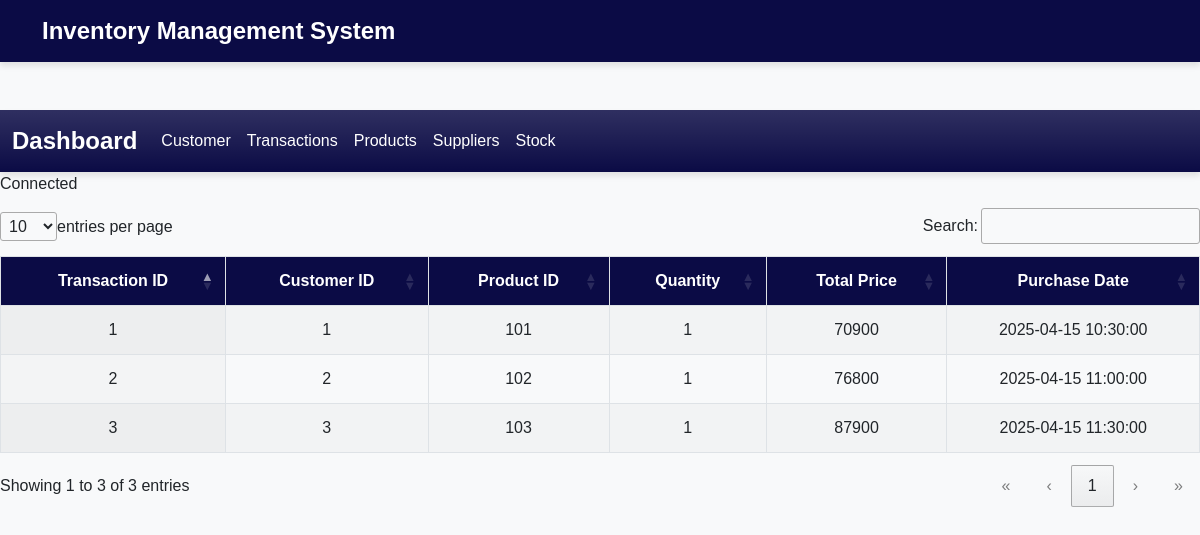
/transaction.php, run on the app's committed database.
### tables this page shows
CREATE TABLE `transactions_table` (
  `transaction_id` int PRIMARY KEY AUTO_INCREMENT,
  `customer_id` int,
  `product_id` int,
  `quantity` int,
  `total_price` decimal,
  `purchase_date` datetime
);

### transaction.php (the view, shortened to what this page needs)
<?php
include "header.php";
include "navbar.php";
$host = 'localhost';
$username =  'root';
$password = '';
$database = 'new-ims';
$conn = '';
try{
  $conn = new mysqli($host, $username, $password, $database);
}catch(mysqli_sql_exception){
  echo"Could not connect to the database";
}
if ($conn){
  echo "Connected";
}
?>
<table id="myTable" class="display">
        <thead>
            <tr>
                <th>Transaction ID</th>
                <th>Customer ID</th>
                <th>Product ID</th>
                <th>Quantity</th>
                <th>Total Price</th>
                <th>Purchase Date</th>
            </tr>
        </thead>
        <tbody>
<?php
    $query = "SELECT transaction_id, customer_id, product_id, quantity, total_price, purchase_date FROM transactions_table";
    $result = $conn->query($query);
    if($result->num_rows > 0 ){
      while($row = $result->fetch_assoc()){
        echo "<tr>";
        echo "<td>" .  htmlspecialchars($row['transaction_id']). "</td>";
        echo "<td>" .  htmlspecialchars($row['customer_id']). "</td>";
        echo "<td>" .  htmlspecialchars($row['product_id']). "</td>";
        echo "<td>" .  htmlspecialchars($row['quantity']). "</td>";
        echo "<td>" .  htmlspecialchars($row['total_price']) . "</td>";
        echo "<td>" .  htmlspecialchars($row['purchase_date']). "</td>";
      }
    }else {
      echo "<tr> <td colspan = '6'>No data found </td> </tr>";
    }
?>
        </tbody>
    </table>
<?php include "footer.php"; ?>

### header.php (style rules this page uses)
body { background-color: #f8f9fa; font-family: 'Poppins', sans-serif; }
#myTable { width: 100%; border-collapse: collapse; font-family: 'Poppins', sans-serif; }
#myTable thead { background-color: #0B0B45; color: white; }
#myTable th, #myTable td { padding: 12px 15px; border: 1px solid #dee2e6; text-align: center; }

### data on the page
transactions_table: transaction_id "1", customer "1", product "101", quantity "1", total_price "70900", purchase_date "2025-04-15 10:30:00"
transactions_table: transaction_id "2", customer "2", product "102", quantity "1", total_price "76800", purchase_date "2025-04-15 11:00:00"
transactions_table: transaction_id "3", customer "3", product "103", quantity "1", total_price "87900", purchase_date "2025-04-15 11:30:00"
